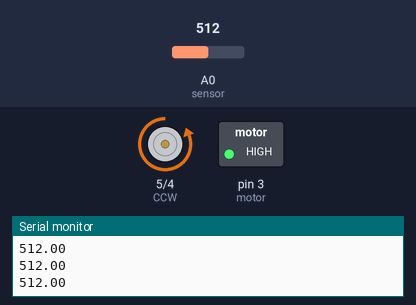
Simulated run of this sketch. Board: Arduino Uno, built with avr-gcc and run on an emulated ATmega328P. On the bench: motor-driver pin pairs drawn as motors (green arrow = first pin HIGH = forward, orange = second pin HIGH = backward, longer = more drive), switched loads named in the sketch (green lamp = pin HIGH), the last lines printed to the serial monitor. Inputs (shaded band) come from the test bench; at power-on: A0 (sensor) = 512.

Above: at 1.2 s.
1.3 s: A0 (sensor) set to 165
At 2.4 s:
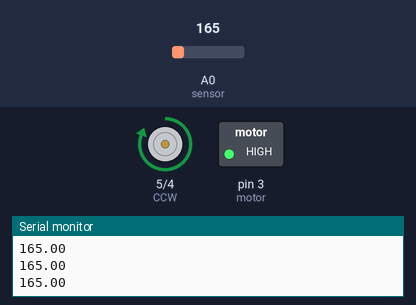
2.8 s: A0 (sensor) set to 185
At 3.1 s:
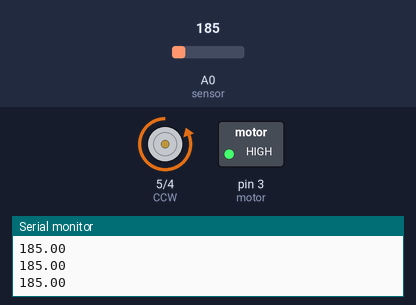
4.3 s: A0 (sensor) set to 122
At 4.9 s:
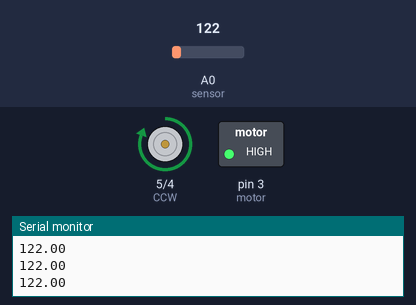
Timing chart, 0 to 7.3 s (numbered marks = the images above; inputs shaded):
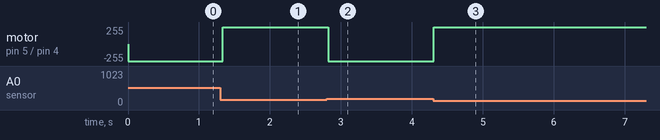

Measured:
- after the input at 1.3 s, motor on pin 5 (CCW) / pin 4 (CW): backward 255/255 → forward 255/255 at once
- after the input at 2.8 s, motor on pin 5 (CCW) / pin 4 (CW): forward 255/255 → backward 255/255 at once
- after the input at 4.3 s, motor on pin 5 (CCW) / pin 4 (CW): backward 255/255 → forward 255/255 at once

The sketch:

try_2.ino
```cpp
#define sensor A0
#define motor 3  //motor is nothing but ur enable in the hbridge code
#define CW 4
#define CCW 5
int dT=300;
int vel=255;
//int now=300;
//int lasttime=0;
double error,lastError,I_error,D_error,output;
float sensorVal;
float setPoint=175;
float kp;
float ki;
float kd;
void setup()
{
  Serial.begin(9600);
  pinMode(sensor,INPUT);
  pinMode(motor,OUTPUT);
  pinMode(CW,OUTPUT);
  pinMode(CCW,OUTPUT);
  kp=10;
  ki=2;
  kd=1;
  digitalWrite(motor,HIGH); // enable is on *
}
// directions from the view of potentiometer head facing the user
//suppose the 360 deg brk point is on the right side at 90 deg.
// 5 v along 360 deg, therefore calculating v for 90 deg is 1.25v
//therefore our perfect vertical position is attained at voltage 1.25

void loop()
{
  do{
  sensorVal = analogRead(sensor);
  //float voltage = sensorVal * (5.0 / 1023.0);
  Serial.println(sensorVal);
  //delay(250);
  if(sensorVal>setPoint)
  {
    compute();
    vel_calc();
    digitalWrite(CW,vel);
    digitalWrite(CCW,LOW);
    delay(50);
  }
  else if(sensorVal<setPoint)
  {
    compute();
    vel_calc();
    digitalWrite(CW,LOW);
    digitalWrite(CCW,vel);
    delay(50);
  }
  if(sensorVal==setPoint)
  {
    digitalWrite(CW,LOW);
    digitalWrite(CCW,LOW);
    delay(50);
  }
  sensorVal = analogRead(sensor);
  Serial.println(sensorVal);
 }while(sensorVal!=setPoint);
}
void compute()
{
  //double dT= double(now-lasttime);
    error= setPoint - sensorVal;
    I_error +=(error*dT);
    D_error=(error-lastError)/dT;
    output= kp*error + ki*I_error + kd*D_error;
  //lastError = error;
  //lasttime = now;
}
void vel_calc()
{
  if(output>100)
  vel=130;
  else
  vel=255;
}
```
